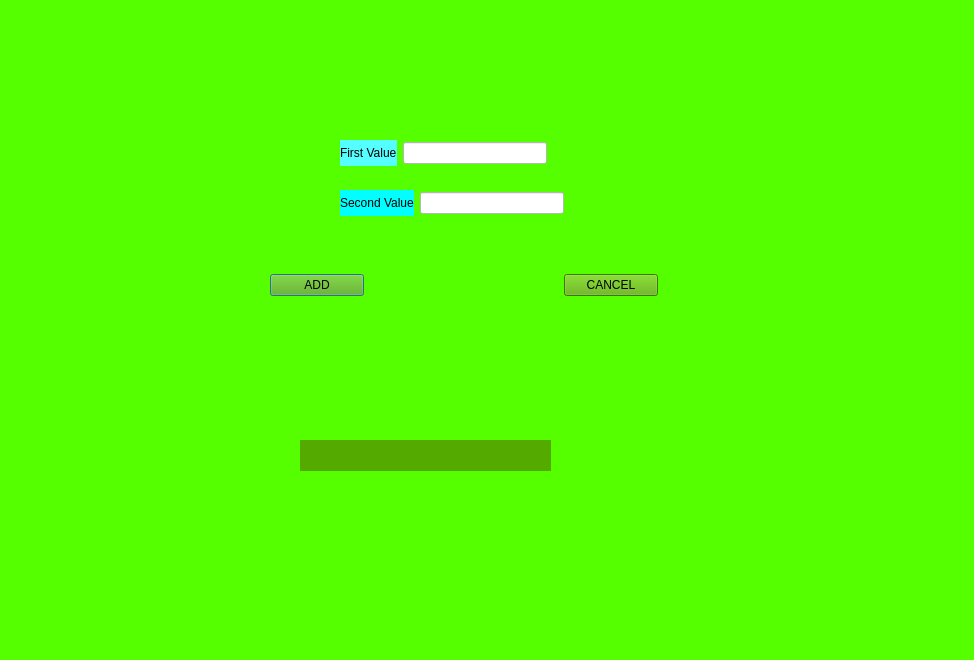
<?xml version="1.0" encoding="UTF-8"?>
<ui version="4.0">
 <class>Dialog</class>
 <widget class="QDialog" name="Dialog">
  <property name="geometry">
   <rect>
    <x>0</x>
    <y>0</y>
    <width>974</width>
    <height>660</height>
   </rect>
  </property>
  <property name="windowTitle">
   <string>Dialog</string>
  </property>
  <property name="styleSheet">
   <string notr="true">background-color: rgb(85, 255, 0);</string>
  </property>
  <widget class="QLabel" name="label_3">
   <property name="geometry">
    <rect>
     <x>300</x>
     <y>440</y>
     <width>251</width>
     <height>31</height>
    </rect>
   </property>
   <property name="styleSheet">
    <string notr="true">background-color: rgb(85, 170, 0);</string>
   </property>
   <property name="text">
    <string/>
   </property>
  </widget>
  <widget class="QWidget" name="">
   <property name="geometry">
    <rect>
     <x>340</x>
     <y>140</y>
     <width>207</width>
     <height>26</height>
    </rect>
   </property>
   <layout class="QHBoxLayout" name="horizontalLayout">
    <item>
     <widget class="QLabel" name="label">
      <property name="styleSheet">
       <string notr="true">background-color: rgb(85, 255, 255);</string>
      </property>
      <property name="text">
       <string>First Value</string>
      </property>
     </widget>
    </item>
    <item>
     <widget class="QLineEdit" name="lineEdit">
      <property name="styleSheet">
       <string notr="true">background-color: rgb(255, 255, 255);</string>
      </property>
     </widget>
    </item>
   </layout>
  </widget>
  <widget class="QWidget" name="">
   <property name="geometry">
    <rect>
     <x>340</x>
     <y>190</y>
     <width>224</width>
     <height>26</height>
    </rect>
   </property>
   <layout class="QHBoxLayout" name="horizontalLayout_2">
    <item>
     <widget class="QLabel" name="label_2">
      <property name="styleSheet">
       <string notr="true">background-color: rgb(0, 255, 255);</string>
      </property>
      <property name="text">
       <string>Second Value</string>
      </property>
     </widget>
    </item>
    <item>
     <widget class="QLineEdit" name="lineEdit_2">
      <property name="styleSheet">
       <string notr="true">background-color: rgb(255, 255, 255);</string>
      </property>
     </widget>
    </item>
   </layout>
  </widget>
  <widget class="QWidget" name="">
   <property name="geometry">
    <rect>
     <x>270</x>
     <y>270</y>
     <width>388</width>
     <height>30</height>
    </rect>
   </property>
   <layout class="QHBoxLayout" name="horizontalLayout_3">
    <property name="spacing">
     <number>200</number>
    </property>
    <item>
     <widget class="QPushButton" name="pushButton">
      <property name="styleSheet">
       <string notr="true">background-color: rgb(85, 170, 0);</string>
      </property>
      <property name="text">
       <string>ADD</string>
      </property>
     </widget>
    </item>
    <item>
     <widget class="QPushButton" name="pushButton_2">
      <property name="styleSheet">
       <string notr="true">background-color: rgb(85, 170, 0);</string>
      </property>
      <property name="text">
       <string>CANCEL</string>
      </property>
     </widget>
    </item>
   </layout>
  </widget>
 </widget>
 <resources/>
 <connections/>
</ui>
